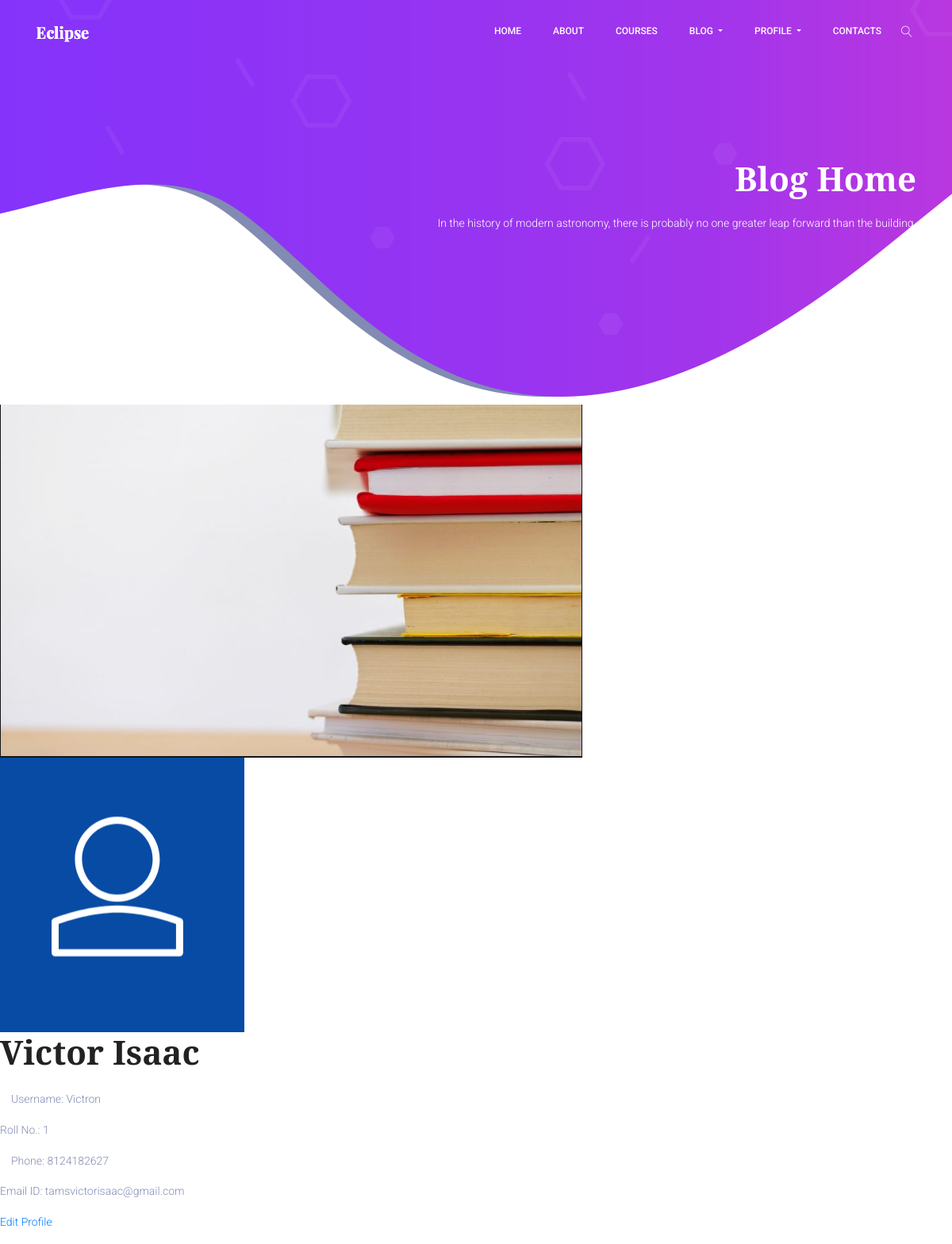
/classroom/student/2/ (signed in), run on the app's committed database.
### classroom/models.py (models this page shows, shortened)
class Student(models.Model):
    user = models.OneToOneField(User,on_delete=models.CASCADE,primary_key=True,related_name='Student')
    name = models.CharField(max_length=250)
    roll_no = models.CharField(max_length=50)
    email = models.EmailField(max_length=254)
    phone = models.IntegerField()
    student_profile_pic = models.ImageField(upload_to="classroom/student_profile_pic",blank=True)
    class Meta:
        ordering = ['roll_no']

class User(AbstractUser):
    is_student = models.BooleanField(default=False)
    is_teacher = models.BooleanField(default=False)

### classroom/views.py (the view)
# urls.py: path('student/<int:pk>/',views.StudentDetailView.as_view(),name="student_detail"),
class StudentDetailView(LoginRequiredMixin,DetailView):
    context_object_name = "student"
    model = models.Student
    template_name = 'classroom/student_detail_page.html'

### template/classroom/student_detail_page.html (shortened to what this page needs)
{% extends 'classroom/base.html' %}
{% load static %}
{% block content %}
<div class="profile">
  <img src="{% static 'images/profile-background-3.PNG' %}" alt="">
  <div class="profile-box">
    {% if student.student_profile_pic %}
      <img src="{{ student.student_profile_pic.url }}">
    {% else %}
      <img src="{% static 'images/login-avatar.PNG' %}" alt="">
    {% endif %}
    <div class="profile-details">
      <h1>{{ student.name }}</h1>
      <br>
      <p><i class="far fa-user"></i> Username: {{ student.user.username }}</p>
      <p> Roll No.: {{ student.roll_no }}</p>
      <p><i class="far fa-phone"></i> Phone: {{ student.phone }}</p>
      <p> Email ID: {{ student.email }}</p>
      <a href="{% url 'classroom:student_update' pk=user.pk %}"> <p class="edit-button">Edit Profile</p> </a>
    </div>
  </div>
</div>
{% endblock %}

### data on the page
Student: name "Victor Isaac", user.username "Victron", roll_no "1", phone "8124182627", email "tamsvictorisaac@gmail.com"
